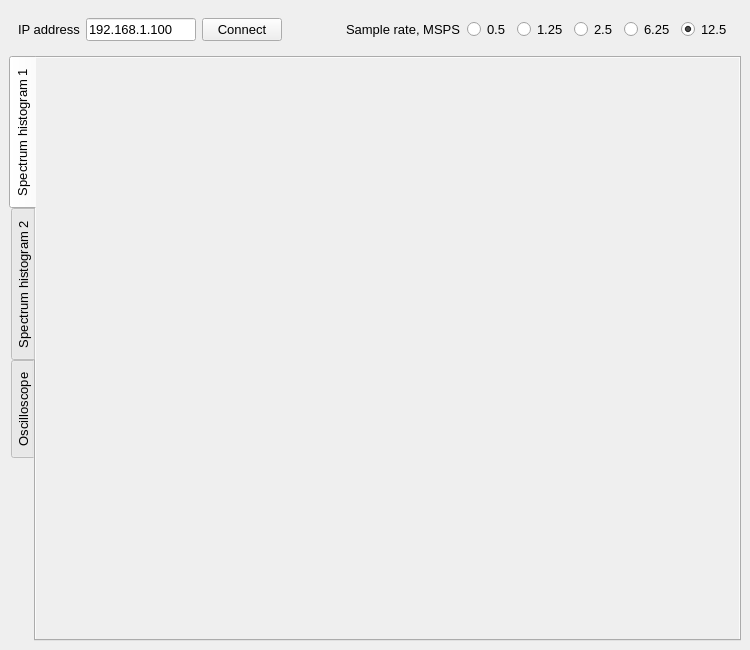
<?xml version="1.0" encoding="UTF-8"?>
<ui version="4.0">
 <class>MCPHA</class>
 <widget class="QMainWindow" name="MCPHA">
  <property name="geometry">
   <rect>
    <x>0</x>
    <y>0</y>
    <width>750</width>
    <height>650</height>
   </rect>
  </property>
  <property name="minimumSize">
   <size>
    <width>700</width>
    <height>650</height>
   </size>
  </property>
  <property name="windowTitle">
   <string>Multichannel Pulse Height Analyzer</string>
  </property>
  <widget class="QWidget" name="centralWidget">
   <layout class="QVBoxLayout" name="verticalLayout">
    <item>
     <widget class="QWidget" name="cfg" native="true">
      <property name="font">
       <font>
        <pointsize>10</pointsize>
       </font>
      </property>
      <layout class="QGridLayout" name="cfgLayout">
       <item row="0" column="7">
        <widget class="QRadioButton" name="rate_2">
         <property name="text">
          <string>2.5</string>
         </property>
        </widget>
       </item>
       <item row="0" column="5">
        <widget class="QRadioButton" name="rate_0">
         <property name="text">
          <string>0.5</string>
         </property>
        </widget>
       </item>
       <item row="0" column="1">
        <widget class="QLineEdit" name="addrValue">
         <property name="sizePolicy">
          <sizepolicy hsizetype="Expanding" vsizetype="Fixed">
           <horstretch>0</horstretch>
           <verstretch>0</verstretch>
          </sizepolicy>
         </property>
         <property name="minimumSize">
          <size>
           <width>110</width>
           <height>0</height>
          </size>
         </property>
         <property name="maximumSize">
          <size>
           <width>110</width>
           <height>16777215</height>
          </size>
         </property>
         <property name="text">
          <string>192.168.1.100</string>
         </property>
        </widget>
       </item>
       <item row="0" column="2">
        <widget class="QPushButton" name="connectButton">
         <property name="text">
          <string>Connect</string>
         </property>
        </widget>
       </item>
       <item row="0" column="4">
        <widget class="QLabel" name="rateLabel">
         <property name="text">
          <string>Sample rate, MSPS</string>
         </property>
        </widget>
       </item>
       <item row="0" column="3">
        <spacer name="horizontalSpacer">
         <property name="orientation">
          <enum>Qt::Horizontal</enum>
         </property>
         <property name="sizeHint" stdset="0">
          <size>
           <width>40</width>
           <height>20</height>
          </size>
         </property>
        </spacer>
       </item>
       <item row="0" column="6">
        <widget class="QRadioButton" name="rate_1">
         <property name="text">
          <string>1.25</string>
         </property>
        </widget>
       </item>
       <item row="0" column="8">
        <widget class="QRadioButton" name="rate_3">
         <property name="text">
          <string>6.25</string>
         </property>
        </widget>
       </item>
       <item row="0" column="9">
        <widget class="QRadioButton" name="rate_4">
         <property name="text">
          <string>12.5</string>
         </property>
         <property name="checked">
          <bool>true</bool>
         </property>
        </widget>
       </item>
       <item row="0" column="0">
        <widget class="QLabel" name="addrLabel">
         <property name="text">
          <string>IP address</string>
         </property>
        </widget>
       </item>
      </layout>
     </widget>
    </item>
    <item>
     <widget class="QTabWidget" name="tabWidget">
      <property name="minimumSize">
       <size>
        <width>0</width>
        <height>0</height>
       </size>
      </property>
      <property name="font">
       <font>
        <pointsize>10</pointsize>
       </font>
      </property>
      <property name="autoFillBackground">
       <bool>true</bool>
      </property>
      <property name="tabPosition">
       <enum>QTabWidget::West</enum>
      </property>
      <property name="currentIndex">
       <number>0</number>
      </property>
      <widget class="QWidget" name="hist1">
       <property name="autoFillBackground">
        <bool>true</bool>
       </property>
       <attribute name="title">
        <string>Spectrum histogram 1</string>
       </attribute>
       <layout class="QGridLayout" name="hist1Layout"/>
      </widget>
      <widget class="QWidget" name="hist2">
       <property name="autoFillBackground">
        <bool>true</bool>
       </property>
       <attribute name="title">
        <string>Spectrum histogram 2</string>
       </attribute>
       <layout class="QGridLayout" name="hist2Layout"/>
      </widget>
      <widget class="QWidget" name="scope">
       <property name="autoFillBackground">
        <bool>true</bool>
       </property>
       <attribute name="title">
        <string>Oscilloscope</string>
       </attribute>
       <layout class="QGridLayout" name="scopeLayout"/>
      </widget>
     </widget>
    </item>
   </layout>
  </widget>
 </widget>
 <resources/>
 <connections/>
</ui>
